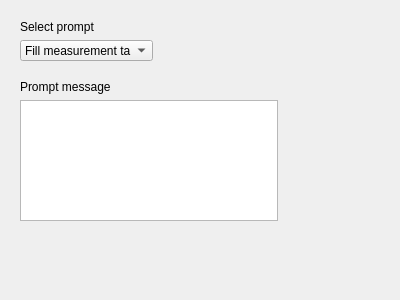
<?xml version="1.0" encoding="UTF-8"?>
<ui version="4.0">
 <class>prompt_user_for_action</class>
 <widget class="QWidget" name="prompt_user_for_action">
  <property name="geometry">
   <rect>
    <x>0</x>
    <y>0</y>
    <width>400</width>
    <height>300</height>
   </rect>
  </property>
  <property name="windowTitle">
   <string>Form</string>
  </property>
  <widget class="QWidget" name="">
   <property name="geometry">
    <rect>
     <x>20</x>
     <y>80</y>
     <width>258</width>
     <height>141</height>
    </rect>
   </property>
   <layout class="QVBoxLayout" name="prompt_message_vert">
    <item>
     <widget class="QLabel" name="label_2">
      <property name="text">
       <string>Prompt message</string>
      </property>
     </widget>
    </item>
    <item>
     <widget class="QTextEdit" name="prompt_message_inputbox"/>
    </item>
   </layout>
  </widget>
  <widget class="QWidget" name="">
   <property name="geometry">
    <rect>
     <x>20</x>
     <y>20</y>
     <width>133</width>
     <height>41</height>
    </rect>
   </property>
   <layout class="QVBoxLayout" name="sel_prompt_vert">
    <item>
     <widget class="QLabel" name="label">
      <property name="text">
       <string>Select prompt</string>
      </property>
     </widget>
    </item>
    <item>
     <widget class="QComboBox" name="sel_prompt_combo">
      <item>
       <property name="text">
        <string>Fill measurement tank</string>
       </property>
      </item>
     </widget>
    </item>
   </layout>
  </widget>
 </widget>
 <resources/>
 <connections/>
</ui>
